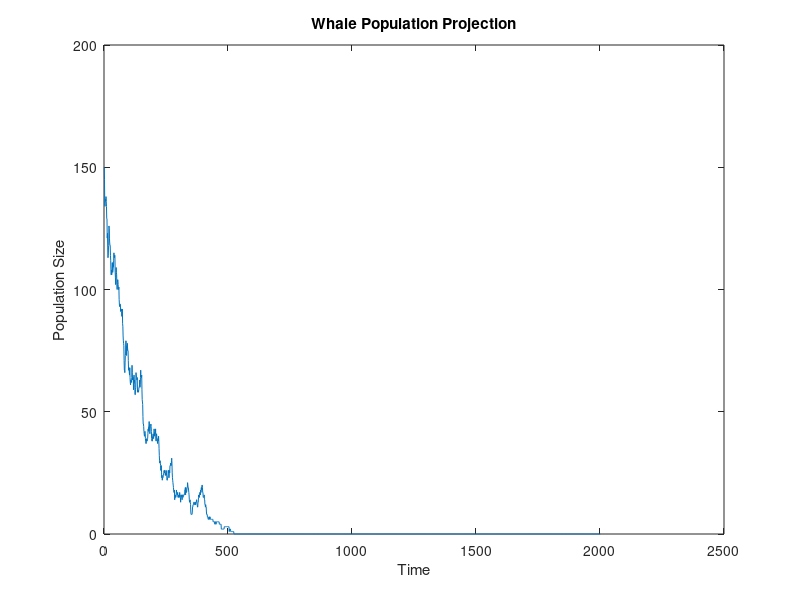

Reproduce this figure in MATLAB.
%Title: papa_whale1
%Author: Amelia Papa
%Subject: BS5260
%Practical 3
%Date: 17/04/2019
%--------------------------------------------------------------------------

%This script projects the population dynamics of the northern right
%whale over time, based on the demographic estimates from 
%Caswell et al.(1999). 

%Stage 2: Population Size Over Time

%First, clear MATLAB's memory of any remaining variables.
clear all

%Define the variables:
p = 0.959 %probability of survival
m = 0.037 %probability that a surviving adult gives birth to a female
n = 150 %number of females in the population

for t=1:2000 
    p_rand = rand (1,n(t)); %For each female in the population at time t,  
    %an equally likely random value between 0 and 1 is recorded.
    surviv_vector = p_rand <p; 
    survivors = sum (surviv_vector);
    m_rand = rand (1,survivors);
    birth_vector = m_rand <m;
    births = sum (birth_vector);
    new_n = survivors + births;
    n = [n new_n]; %the new vector is now a matrix, which takes into 
    %account the population size at every time step.
end

%Plot the population trajectory
figure
plot (1:2001,n) %We are plotting from 1 to 2001 because the length of the 
%"n" vector is 2001. This also includes the next years population when
%t=2000.
xlabel ('Time')
ylabel ('Population Size')
title ('Whale Population Projection')

TimeofExtinction = find(n==0) 
%Creates a vector for when the population goes to zero.

min(TimeofExtinction) %Finds the first year that the population will be 
%zero. This will change everytime we run the code, because the surviving 
%females are randomly chosen.

%-------------------FIGURE LEGEND----------------------------------------
%Figure1. -- Graphs show a projection of whale populations, achieved by
%the effect of demographic stochasticity in small populations. In addition,
%the time to extinction can be interpreted from the graph, when the
%population size on the vertical axis reaches zero. This will differ every
%time the simulation is run.

%Stage 3: Extinction Risk Profiles
%From the graphs generated above, it is clear that the time to extinction
%is unpredictable. However, using the Extinction Risk Profile provided in
%the handout, we are able to put 95% confidence limits on the time to
%extinction.

%The Extinction Risk Profile was made from 1000 simulated population
%trajectories, which means that the data is normally distributed. This
%allows us to find the mean time of extinction, which is when the
%probability of the population not being extinct is 0.5. From here, we can
%add 0.475 to 0.5 and subtract 0.475 from 0.5, which is half of the 95%
%confidence range we are looking for. This is possible only because the
%data is symmetric. 
%From the graph, we can approximately say that there is a 97.5% probability
%that the population is not extinct in 400 years. From the binomial
%distribution, we know that the probability for the population to be
%extinct in 400 years is 2.5%. 
%Similarly, we can approximate that there is a 2.5% probability that the
%population will not be extinct in 1200 years, meaning there is a 97.5%
%probability that the population will be extinct in 1200 years.
%In conclusion, from the extinction risk profile above, we can be 95%
%confident that the population will be extinct between 400 to 1200 years.